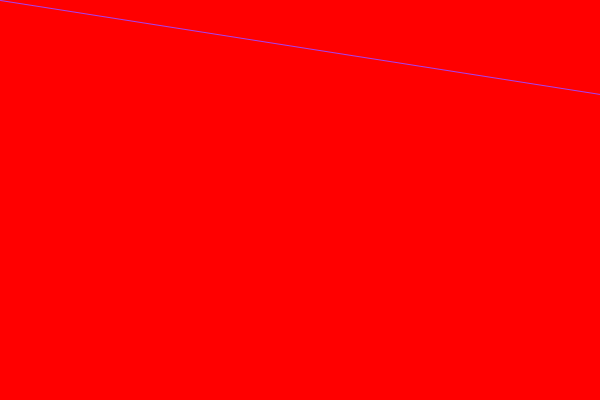
Frame 1 (no input)
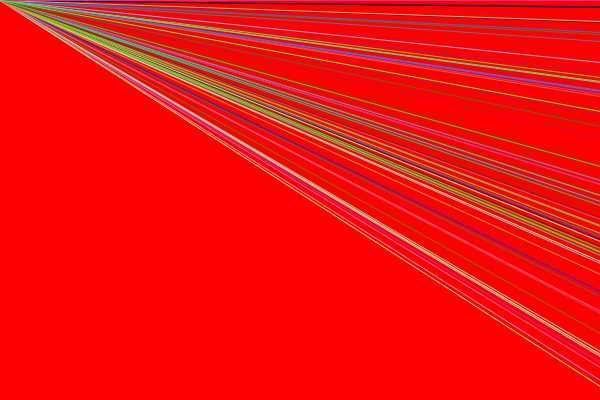
Frame 60 (the mouse pressed at the canvas centre just before this capture)
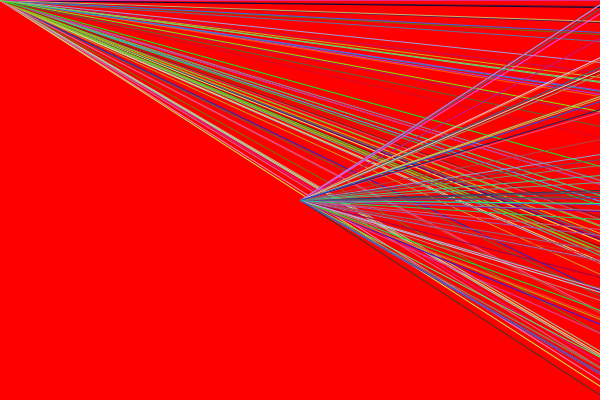
Frame 120 (the mouse held since frame 60 and released just before this capture)

The Processing sketch that drew these frames (run headless with seeded random() and noise(); from frame 60 on, the mouse is pressed at the canvas centre):

// Processing sketch: p02mouseAndSave
// ── p02mouseAndSave.pde

// we can not call

// this is called only once
void setup() {
  // the curly brackets define a block of code
  // it starts above with the { and ends below with }
  size(600, 400);
  background(255, 0, 0);
}

// this is called 60 times per second
void draw() {
  // lines from top left corner
  // to somewhere on the right border of the window
  stroke(random(255), random(255), random(255));
  line(mouseX, mouseY, width, random(height) );
}

// Next: how to save the image to share
void keyPressed() {
  // println is used for debugging, it shows
  // stuff on the console (black area at bottom)
  println("key pressed");
  // if the pressed key is 's', then save the
  // screen image as "beauty.png". It is saved
  // inside the sketch folder (press CTRL+K to find it)
  if(key == 's') {
    save("beauty.png");
    println("image saved!");
    // notice: it will overwrite old versions of the image!
  }
}
